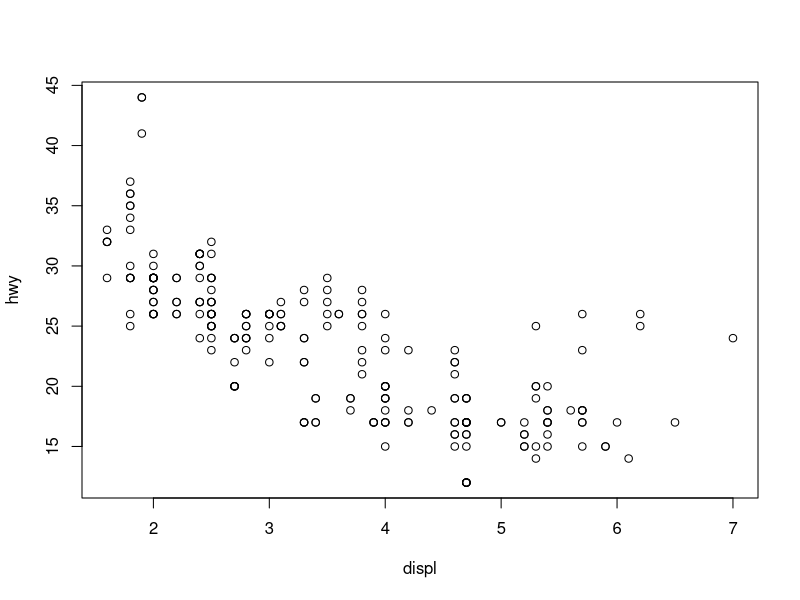
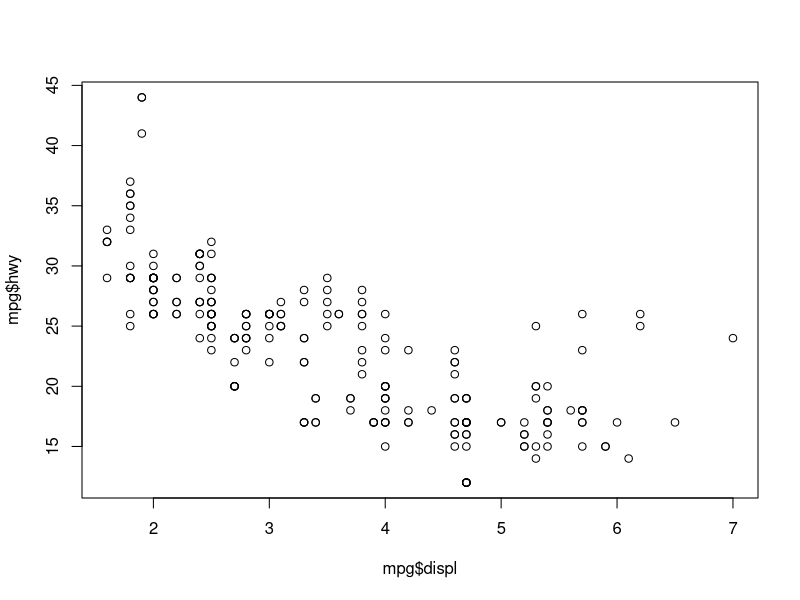
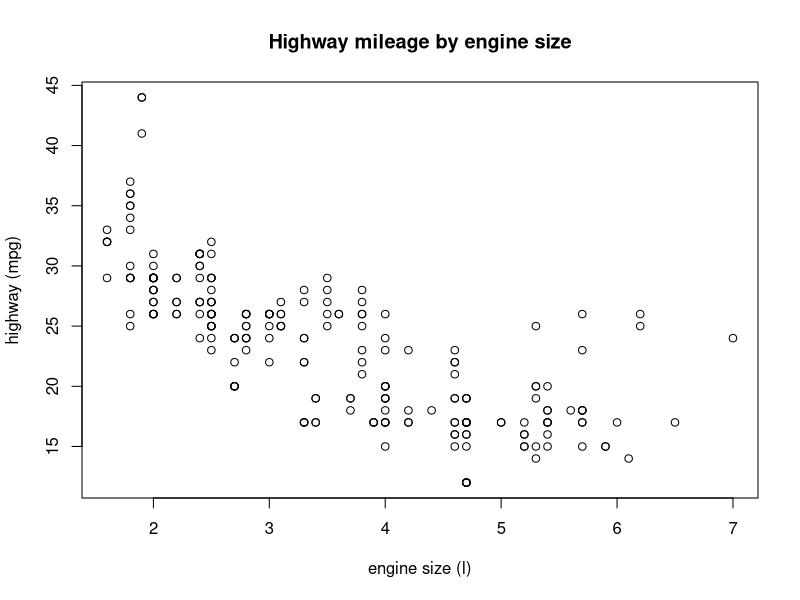
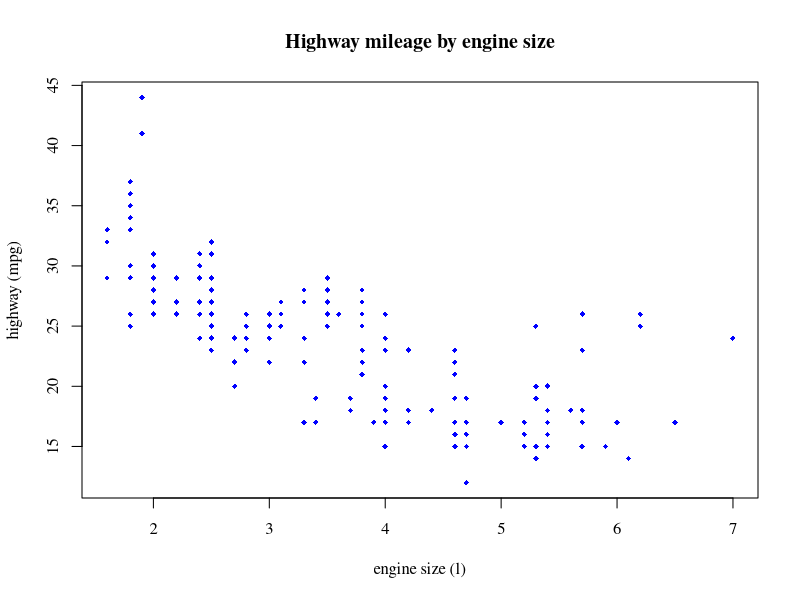
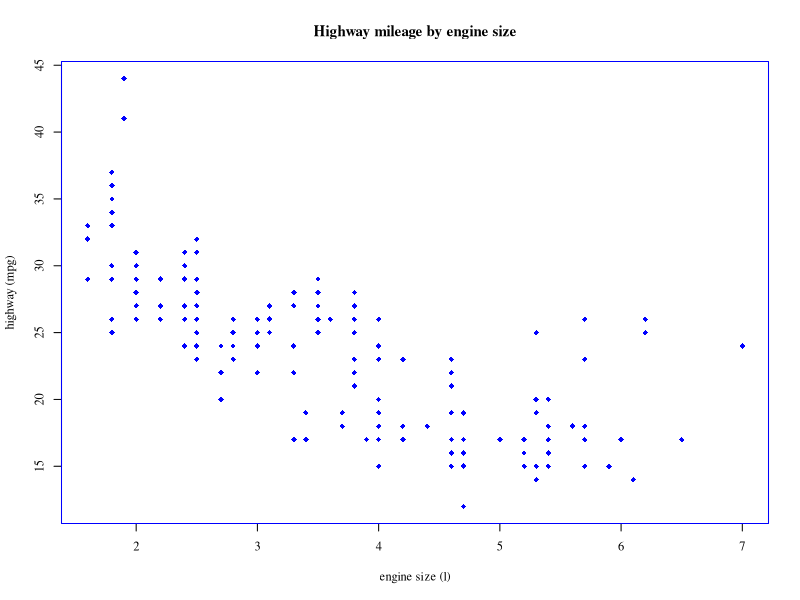
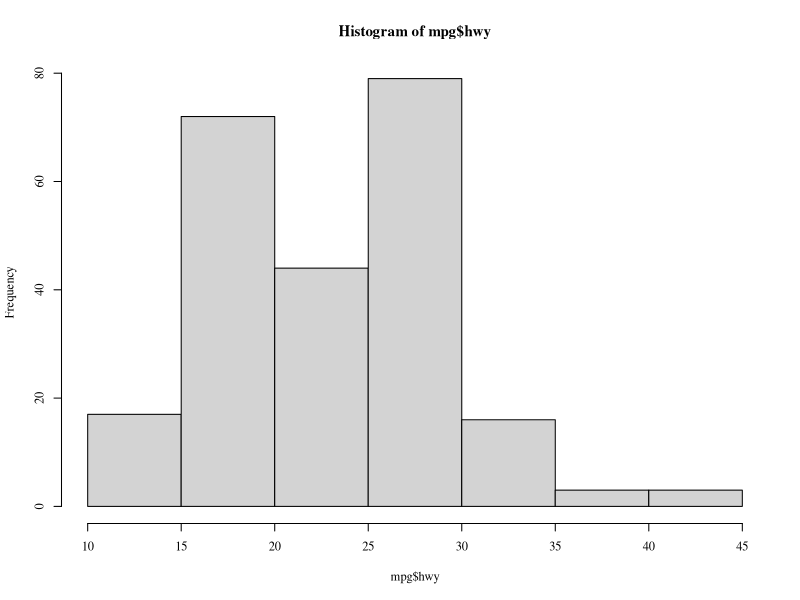
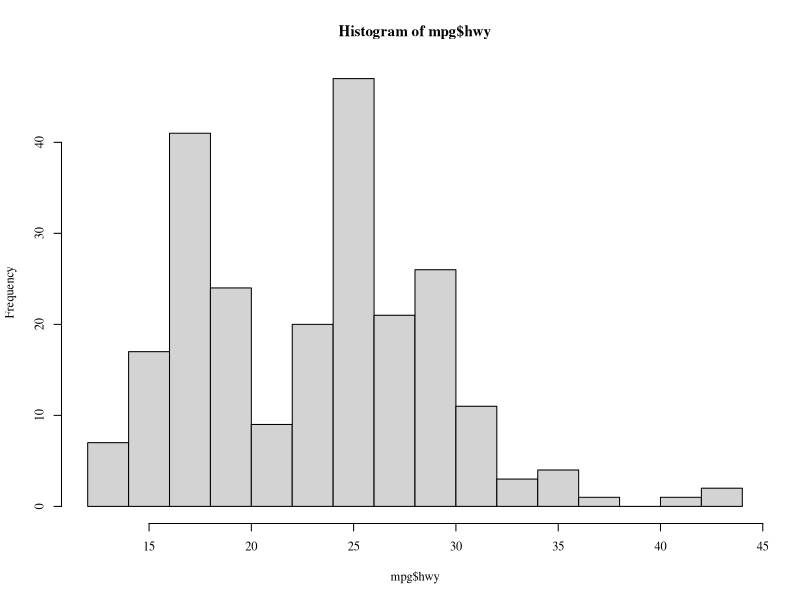
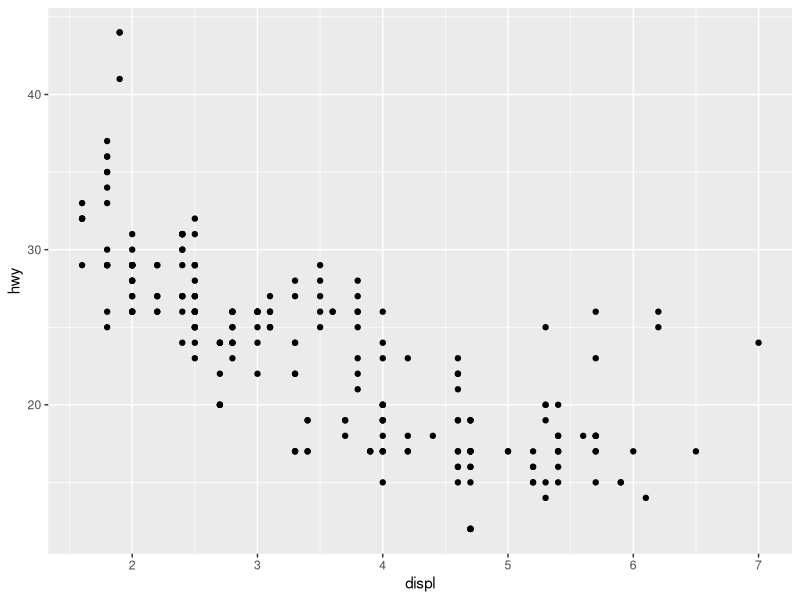

Write the R code that produced these figures, in order.
## ---- chunk 1
options(repos = "http://cran.rstudio.com/")
pkgs <- c("dplyr", "knitr")
x<-lapply(pkgs, library, character.only = TRUE)
opts_chunk$set(tidy = FALSE, message = F, warning = F)
## ---- chunk 2
# Graphics and vizualization in R

# import libraries (use install.packages function if not found)
library(tidyverse)
library(readxl)

# import formatted data
# mutate depth to create a new categorical depth column
chemdat <- read_excel('data/formatted_data.xlsx') %>% 
  mutate(depth_cat = cut(depth, breaks = c(-Inf, 15, 150, Inf), labels = c('shallow', 'mid', 'deep')))

# check data
head(chemdat)
View(chemdat)
table(chemdat$depth_cat)
## ---- chunk 3
plot(hwy ~ displ, data = mpg)
## ---- chunk 4
plot(mpg$displ, mpg$hwy)
## ---- chunk 5
plot(hwy ~ displ, data = mpg, main = 'Highway mileage by engine size', 
     xlab = 'engine size (l)', ylab = 'highway (mpg)')
## ---- chunk 6
plot(hwy ~ displ, data = mpg, main = 'Highway mileage by engine size', 
     xlab = 'engine size (l)', ylab = 'highway (mpg)', 
     col = 'blue', pch = 18, cex = 0.75, family = 'serif')
## ---- chunk 7
par(col = 'blue', pch = 18, cex = 0.75, family = 'serif')
plot(hwy ~ displ, data = mpg, main = 'Highway mileage by engine size', 
     xlab = 'engine size (l)', ylab = 'highway (mpg)')
## ---- chunk 8
hist(mpg$hwy)
## ---- chunk 9
hist(mpg$hwy, breaks = 20)
## ---- chunk 10
ggplot(data = mpg) + 
  geom_point(aes(x = displ, y = hwy))
## ---- chunk 11
ggplot(data = mpg, aes(x = displ, y = hwy)) + 
  geom_point()
## ---- chunk 12
ggplot(data = mpg, aes(x = displ, y = hwy)) + 
  geom_line()
## ---- chunk 13
ggplot(data = mpg, aes(x = displ, y = hwy)) + 
  geom_count()
## ---- chunk 14
ggplot(data = mpg, aes(x = displ, y = hwy)) + 
  geom_density2d()
## ---- chunk 15
ggplot(data = mpg, aes(x = displ, y = hwy, colour = drv)) + 
  geom_point()
## ---- chunk 16
ggplot(data = mpg, aes(x = displ, y = hwy, size = displ)) + 
  geom_point()
## ---- chunk 17
ggplot(data = mpg, aes(x = displ, y = hwy, shape = drv)) + 
  geom_point()
## ---- chunk 18
ggplot(data = mpg, aes(x = displ, y = hwy)) + 
  geom_point(colour = 'red')
## ---- chunk 19
ggplot(mpg, aes(x = displ, y = hwy, colour = drv)) + 
  geom_point() + 
  theme(
    legend.position = 'top',
    panel.grid.minor = element_blank(),
    panel.background = element_rect(fill = 'white')
  )
## ---- chunk 20
ggplot(mpg, aes(x = displ, y = hwy, colour = drv)) + 
  geom_point() + 
  theme_bw()
## ---- chunk 21
ggplot(mpg, aes(x = displ, y = hwy, colour = drv)) + 
  geom_point() + 
  theme_minimal()
## ---- chunk 22
ggplot(mpg, aes(x = displ, y = hwy, colour = drv)) + 
  geom_point() + 
  theme_classic()
## ---- chunk 23
ggplot(mpg, aes(x = displ, y = hwy, colour = drv)) + 
  geom_point() + 
  theme_bw(base_family = 'serif', base_size = 16)
## ---- chunk 24
ggplot(mpg, aes(x = displ, y = hwy, colour = drv)) + 
  geom_point() + 
  stat_smooth()
## ---- chunk 25
ggplot(mpg, aes(x = displ, y = hwy)) + 
  geom_point(aes(colour = drv)) + 
  stat_smooth()
## ---- chunk 26
ggplot(mpg, aes(x = displ, y = hwy, colour = drv)) + 
  geom_point() + 
  stat_smooth(method = 'lm')
## ---- chunk 27
ggplot(mpg, aes(x = displ, y = hwy, colour = drv)) + 
  geom_point() + 
  stat_smooth(method = 'lm') + 
  facet_wrap(~ drv, ncol = 3)
## ---- chunk 28
ggplot(mpg, aes(x = displ, y = hwy, colour = drv)) + 
  geom_point() + 
  stat_smooth(method = 'lm') + 
  facet_wrap(~ drv, ncol = 3,scales = 'free')
